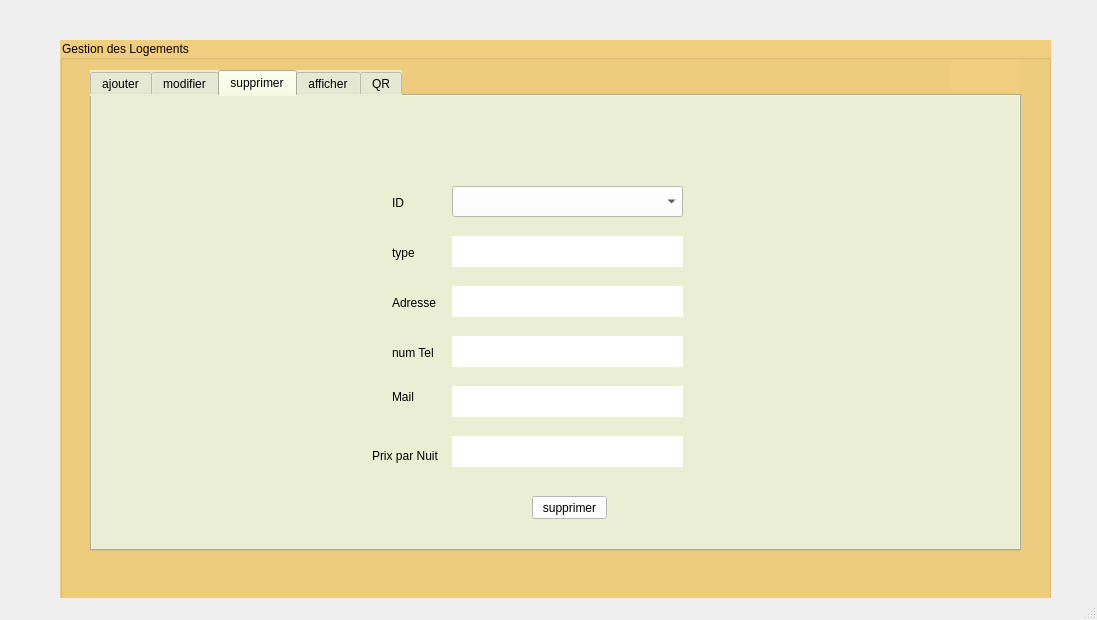
<?xml version="1.0" encoding="UTF-8"?>
<ui version="4.0">
 <class>MainWindow</class>
 <widget class="QMainWindow" name="MainWindow">
  <property name="geometry">
   <rect>
    <x>0</x>
    <y>0</y>
    <width>1097</width>
    <height>620</height>
   </rect>
  </property>
  <property name="windowTitle">
   <string>MainWindow</string>
  </property>
  <widget class="QWidget" name="centralwidget">
   <property name="styleSheet">
    <string notr="true"/>
   </property>
   <widget class="QGroupBox" name="groupBox">
    <property name="geometry">
     <rect>
      <x>60</x>
      <y>40</y>
      <width>991</width>
      <height>561</height>
     </rect>
    </property>
    <property name="styleSheet">
     <string notr="true">font: 10pt &quot;MS Shell Dlg 2&quot;;
background-color:#f1ce7f;</string>
    </property>
    <property name="title">
     <string>Gestion des Logements</string>
    </property>
    <widget class="QTabWidget" name="tabWidget">
     <property name="geometry">
      <rect>
       <x>30</x>
       <y>30</y>
       <width>931</width>
       <height>481</height>
      </rect>
     </property>
     <property name="styleSheet">
      <string notr="true">background-color:#eaefd3;</string>
     </property>
     <property name="currentIndex">
      <number>2</number>
     </property>
     <widget class="QWidget" name="tab">
      <property name="styleSheet">
       <string notr="true"/>
      </property>
      <attribute name="title">
       <string>ajouter</string>
      </attribute>
      <widget class="QLabel" name="label">
       <property name="geometry">
        <rect>
         <x>50</x>
         <y>30</y>
         <width>47</width>
         <height>14</height>
        </rect>
       </property>
       <property name="text">
        <string>ID</string>
       </property>
      </widget>
      <widget class="QLineEdit" name="ID">
       <property name="geometry">
        <rect>
         <x>100</x>
         <y>30</y>
         <width>113</width>
         <height>20</height>
        </rect>
       </property>
       <property name="styleSheet">
        <string notr="true">background-color:#FFFFFF;</string>
       </property>
      </widget>
      <widget class="QLabel" name="label_2">
       <property name="geometry">
        <rect>
         <x>40</x>
         <y>70</y>
         <width>47</width>
         <height>14</height>
        </rect>
       </property>
       <property name="text">
        <string>type</string>
       </property>
      </widget>
      <widget class="QLabel" name="label_3">
       <property name="geometry">
        <rect>
         <x>20</x>
         <y>110</y>
         <width>47</width>
         <height>14</height>
        </rect>
       </property>
       <property name="text">
        <string>Adresse</string>
       </property>
      </widget>
      <widget class="QLineEdit" name="adresse">
       <property name="geometry">
        <rect>
         <x>100</x>
         <y>110</y>
         <width>113</width>
         <height>20</height>
        </rect>
       </property>
       <property name="styleSheet">
        <string notr="true">background-color:#FFFFFF;</string>
       </property>
      </widget>
      <widget class="QLabel" name="label_4">
       <property name="geometry">
        <rect>
         <x>20</x>
         <y>150</y>
         <width>47</width>
         <height>14</height>
        </rect>
       </property>
       <property name="text">
        <string>num Tel</string>
       </property>
      </widget>
      <widget class="QLineEdit" name="Tel">
       <property name="geometry">
        <rect>
         <x>100</x>
         <y>150</y>
         <width>113</width>
         <height>20</height>
        </rect>
       </property>
       <property name="styleSheet">
        <string notr="true">background-color:#FFFFFF;</string>
       </property>
      </widget>
      <widget class="QLabel" name="label_5">
       <property name="geometry">
        <rect>
         <x>20</x>
         <y>200</y>
         <width>47</width>
         <height>14</height>
        </rect>
       </property>
       <property name="text">
        <string>Mail</string>
       </property>
      </widget>
      <widget class="QLineEdit" name="Mail">
       <property name="geometry">
        <rect>
         <x>100</x>
         <y>200</y>
         <width>113</width>
         <height>20</height>
        </rect>
       </property>
       <property name="styleSheet">
        <string notr="true">background-color:#FFFFFF;</string>
       </property>
      </widget>
      <widget class="QLabel" name="label_6">
       <property name="geometry">
        <rect>
         <x>0</x>
         <y>250</y>
         <width>121</width>
         <height>20</height>
        </rect>
       </property>
       <property name="text">
        <string>Prix par Nuit</string>
       </property>
      </widget>
      <widget class="QLineEdit" name="Prix">
       <property name="geometry">
        <rect>
         <x>100</x>
         <y>250</y>
         <width>113</width>
         <height>20</height>
        </rect>
       </property>
       <property name="styleSheet">
        <string notr="true">background-color:#FFFFFF;</string>
       </property>
      </widget>
      <widget class="QPushButton" name="Confirmer">
       <property name="geometry">
        <rect>
         <x>60</x>
         <y>310</y>
         <width>75</width>
         <height>23</height>
        </rect>
       </property>
       <property name="styleSheet">
        <string notr="true">background-color:#FFFFFF;</string>
       </property>
       <property name="text">
        <string>Ajouter</string>
       </property>
      </widget>
      <widget class="QPushButton" name="pushButton_2">
       <property name="geometry">
        <rect>
         <x>160</x>
         <y>310</y>
         <width>75</width>
         <height>23</height>
        </rect>
       </property>
       <property name="styleSheet">
        <string notr="true">background-color:#FFFFFF;</string>
       </property>
       <property name="text">
        <string>Anuler</string>
       </property>
      </widget>
      <widget class="QLabel" name="label_7">
       <property name="geometry">
        <rect>
         <x>20</x>
         <y>70</y>
         <width>47</width>
         <height>14</height>
        </rect>
       </property>
       <property name="text">
        <string>type</string>
       </property>
      </widget>
      <widget class="QLabel" name="label_9">
       <property name="geometry">
        <rect>
         <x>30</x>
         <y>30</y>
         <width>47</width>
         <height>14</height>
        </rect>
       </property>
       <property name="text">
        <string>ID</string>
       </property>
      </widget>
      <widget class="QLineEdit" name="lineEdit_6">
       <property name="geometry">
        <rect>
         <x>100</x>
         <y>30</y>
         <width>113</width>
         <height>20</height>
        </rect>
       </property>
      </widget>
      <widget class="QLabel" name="verifier1">
       <property name="geometry">
        <rect>
         <x>230</x>
         <y>20</y>
         <width>191</width>
         <height>31</height>
        </rect>
       </property>
       <property name="styleSheet">
        <string notr="true">color: rgb(255, 0, 0);</string>
       </property>
       <property name="text">
        <string/>
       </property>
      </widget>
      <widget class="QLabel" name="verifier3">
       <property name="geometry">
        <rect>
         <x>220</x>
         <y>100</y>
         <width>191</width>
         <height>31</height>
        </rect>
       </property>
       <property name="styleSheet">
        <string notr="true">color: rgb(255, 0, 0);</string>
       </property>
       <property name="text">
        <string/>
       </property>
      </widget>
      <widget class="QLabel" name="verifier5">
       <property name="geometry">
        <rect>
         <x>220</x>
         <y>190</y>
         <width>371</width>
         <height>31</height>
        </rect>
       </property>
       <property name="styleSheet">
        <string notr="true">color: rgb(255, 0, 0);</string>
       </property>
       <property name="text">
        <string/>
       </property>
      </widget>
      <widget class="QLabel" name="verifier6">
       <property name="geometry">
        <rect>
         <x>220</x>
         <y>240</y>
         <width>191</width>
         <height>31</height>
        </rect>
       </property>
       <property name="styleSheet">
        <string notr="true">color: rgb(255, 0, 0);</string>
       </property>
       <property name="text">
        <string/>
       </property>
      </widget>
      <widget class="QLabel" name="verifier4_2">
       <property name="geometry">
        <rect>
         <x>220</x>
         <y>150</y>
         <width>371</width>
         <height>31</height>
        </rect>
       </property>
       <property name="styleSheet">
        <string notr="true">color: rgb(255, 0, 0);</string>
       </property>
       <property name="text">
        <string/>
       </property>
      </widget>
      <widget class="QComboBox" name="comboBox_A">
       <property name="geometry">
        <rect>
         <x>100</x>
         <y>60</y>
         <width>181</width>
         <height>31</height>
        </rect>
       </property>
       <property name="styleSheet">
        <string notr="true">background-color:#FFFFFF;</string>
       </property>
       <item>
        <property name="text">
         <string>Hotel</string>
        </property>
       </item>
       <item>
        <property name="text">
         <string>Appartement</string>
        </property>
       </item>
       <item>
        <property name="text">
         <string>Maison</string>
        </property>
       </item>
      </widget>
      <zorder>lineEdit_6</zorder>
      <zorder>label</zorder>
      <zorder>ID</zorder>
      <zorder>label_2</zorder>
      <zorder>label_3</zorder>
      <zorder>adresse</zorder>
      <zorder>label_4</zorder>
      <zorder>Tel</zorder>
      <zorder>label_5</zorder>
      <zorder>Mail</zorder>
      <zorder>label_6</zorder>
      <zorder>Prix</zorder>
      <zorder>Confirmer</zorder>
      <zorder>pushButton_2</zorder>
      <zorder>label_7</zorder>
      <zorder>label_9</zorder>
      <zorder>verifier1</zorder>
      <zorder>verifier3</zorder>
      <zorder>verifier5</zorder>
      <zorder>verifier6</zorder>
      <zorder>verifier4_2</zorder>
      <zorder>comboBox_A</zorder>
     </widget>
     <widget class="QWidget" name="tab_2">
      <property name="styleSheet">
       <string notr="true"/>
      </property>
      <attribute name="title">
       <string>modifier</string>
      </attribute>
      <widget class="QLabel" name="label_11">
       <property name="geometry">
        <rect>
         <x>30</x>
         <y>40</y>
         <width>47</width>
         <height>14</height>
        </rect>
       </property>
       <property name="text">
        <string>ID</string>
       </property>
      </widget>
      <widget class="QLabel" name="label_12">
       <property name="geometry">
        <rect>
         <x>30</x>
         <y>80</y>
         <width>47</width>
         <height>14</height>
        </rect>
       </property>
       <property name="text">
        <string>type</string>
       </property>
      </widget>
      <widget class="QLabel" name="label_13">
       <property name="geometry">
        <rect>
         <x>20</x>
         <y>120</y>
         <width>47</width>
         <height>14</height>
        </rect>
       </property>
       <property name="text">
        <string>Adresse</string>
       </property>
      </widget>
      <widget class="QLabel" name="label_14">
       <property name="geometry">
        <rect>
         <x>20</x>
         <y>160</y>
         <width>47</width>
         <height>14</height>
        </rect>
       </property>
       <property name="text">
        <string>num Tel</string>
       </property>
      </widget>
      <widget class="QLabel" name="label_15">
       <property name="geometry">
        <rect>
         <x>30</x>
         <y>210</y>
         <width>47</width>
         <height>14</height>
        </rect>
       </property>
       <property name="text">
        <string>Mail</string>
       </property>
      </widget>
      <widget class="QLabel" name="label_16">
       <property name="geometry">
        <rect>
         <x>10</x>
         <y>250</y>
         <width>121</width>
         <height>20</height>
        </rect>
       </property>
       <property name="text">
        <string>Prix par Nuit</string>
       </property>
      </widget>
      <widget class="QLineEdit" name="adresse_M">
       <property name="geometry">
        <rect>
         <x>90</x>
         <y>120</y>
         <width>113</width>
         <height>20</height>
        </rect>
       </property>
       <property name="styleSheet">
        <string notr="true">background-color:#FFFFFF;</string>
       </property>
      </widget>
      <widget class="QLineEdit" name="Tel_M">
       <property name="geometry">
        <rect>
         <x>90</x>
         <y>160</y>
         <width>113</width>
         <height>20</height>
        </rect>
       </property>
       <property name="styleSheet">
        <string notr="true">background-color:#FFFFFF;</string>
       </property>
      </widget>
      <widget class="QLineEdit" name="mail_M">
       <property name="geometry">
        <rect>
         <x>90</x>
         <y>200</y>
         <width>113</width>
         <height>20</height>
        </rect>
       </property>
       <property name="styleSheet">
        <string notr="true">background-color:#FFFFFF;</string>
       </property>
      </widget>
      <widget class="QLineEdit" name="prix_M">
       <property name="geometry">
        <rect>
         <x>90</x>
         <y>250</y>
         <width>113</width>
         <height>20</height>
        </rect>
       </property>
       <property name="styleSheet">
        <string notr="true">background-color:#FFFFFF;</string>
       </property>
      </widget>
      <widget class="QPushButton" name="Modifier">
       <property name="geometry">
        <rect>
         <x>40</x>
         <y>310</y>
         <width>75</width>
         <height>23</height>
        </rect>
       </property>
       <property name="styleSheet">
        <string notr="true">background-color:#FFFFFF;</string>
       </property>
       <property name="text">
        <string>modifier</string>
       </property>
      </widget>
      <widget class="QPushButton" name="Annuler">
       <property name="geometry">
        <rect>
         <x>140</x>
         <y>310</y>
         <width>75</width>
         <height>23</height>
        </rect>
       </property>
       <property name="styleSheet">
        <string notr="true">background-color:#FFFFFF;</string>
       </property>
       <property name="text">
        <string>Anuler</string>
       </property>
      </widget>
      <widget class="QLabel" name="verifier9">
       <property name="geometry">
        <rect>
         <x>210</x>
         <y>110</y>
         <width>191</width>
         <height>31</height>
        </rect>
       </property>
       <property name="styleSheet">
        <string notr="true">color: rgb(255, 0, 0);</string>
       </property>
       <property name="text">
        <string/>
       </property>
      </widget>
      <widget class="QLabel" name="verifier10">
       <property name="geometry">
        <rect>
         <x>210</x>
         <y>150</y>
         <width>371</width>
         <height>31</height>
        </rect>
       </property>
       <property name="styleSheet">
        <string notr="true">color: rgb(255, 0, 0);</string>
       </property>
       <property name="text">
        <string/>
       </property>
      </widget>
      <widget class="QLabel" name="verifier11">
       <property name="geometry">
        <rect>
         <x>210</x>
         <y>190</y>
         <width>371</width>
         <height>31</height>
        </rect>
       </property>
       <property name="styleSheet">
        <string notr="true">color: rgb(255, 0, 0);</string>
       </property>
       <property name="text">
        <string/>
       </property>
      </widget>
      <widget class="QLabel" name="verifier12">
       <property name="geometry">
        <rect>
         <x>210</x>
         <y>240</y>
         <width>191</width>
         <height>31</height>
        </rect>
       </property>
       <property name="styleSheet">
        <string notr="true">color: rgb(255, 0, 0);</string>
       </property>
       <property name="text">
        <string/>
       </property>
      </widget>
      <widget class="QComboBox" name="comboBox_M">
       <property name="geometry">
        <rect>
         <x>90</x>
         <y>70</y>
         <width>181</width>
         <height>31</height>
        </rect>
       </property>
       <property name="styleSheet">
        <string notr="true">background-color:#FFFFFF;</string>
       </property>
       <item>
        <property name="text">
         <string>Hotel</string>
        </property>
       </item>
       <item>
        <property name="text">
         <string>Appartement</string>
        </property>
       </item>
       <item>
        <property name="text">
         <string>Maison</string>
        </property>
       </item>
      </widget>
      <widget class="QComboBox" name="cb_id_modiff">
       <property name="geometry">
        <rect>
         <x>90</x>
         <y>30</y>
         <width>201</width>
         <height>31</height>
        </rect>
       </property>
       <property name="styleSheet">
        <string notr="true">background-color:#FFFFFF;</string>
       </property>
      </widget>
     </widget>
     <widget class="QWidget" name="tab_3">
      <property name="styleSheet">
       <string notr="true"/>
      </property>
      <attribute name="title">
       <string>supprimer</string>
      </attribute>
      <widget class="QLabel" name="label_17">
       <property name="geometry">
        <rect>
         <x>300</x>
         <y>100</y>
         <width>47</width>
         <height>14</height>
        </rect>
       </property>
       <property name="text">
        <string>ID</string>
       </property>
      </widget>
      <widget class="QPushButton" name="supprimer">
       <property name="geometry">
        <rect>
         <x>440</x>
         <y>400</y>
         <width>75</width>
         <height>23</height>
        </rect>
       </property>
       <property name="styleSheet">
        <string notr="true">background-color:#FFFFFF;</string>
       </property>
       <property name="text">
        <string>supprimer</string>
       </property>
      </widget>
      <widget class="QComboBox" name="cb_id_supp">
       <property name="geometry">
        <rect>
         <x>360</x>
         <y>90</y>
         <width>231</width>
         <height>31</height>
        </rect>
       </property>
       <property name="styleSheet">
        <string notr="true">background-color:#FFFFFF;</string>
       </property>
      </widget>
      <widget class="QLabel" name="label_27">
       <property name="geometry">
        <rect>
         <x>300</x>
         <y>150</y>
         <width>47</width>
         <height>14</height>
        </rect>
       </property>
       <property name="text">
        <string>type</string>
       </property>
      </widget>
      <widget class="QLabel" name="label_28">
       <property name="geometry">
        <rect>
         <x>300</x>
         <y>200</y>
         <width>47</width>
         <height>14</height>
        </rect>
       </property>
       <property name="text">
        <string>Adresse</string>
       </property>
      </widget>
      <widget class="QLabel" name="label_29">
       <property name="geometry">
        <rect>
         <x>300</x>
         <y>250</y>
         <width>47</width>
         <height>14</height>
        </rect>
       </property>
       <property name="text">
        <string>num Tel</string>
       </property>
      </widget>
      <widget class="QLabel" name="label_30">
       <property name="geometry">
        <rect>
         <x>300</x>
         <y>290</y>
         <width>47</width>
         <height>21</height>
        </rect>
       </property>
       <property name="text">
        <string>Mail</string>
       </property>
      </widget>
      <widget class="QLabel" name="label_31">
       <property name="geometry">
        <rect>
         <x>280</x>
         <y>350</y>
         <width>71</width>
         <height>20</height>
        </rect>
       </property>
       <property name="text">
        <string>Prix par Nuit</string>
       </property>
      </widget>
      <widget class="QLabel" name="label_s_1">
       <property name="geometry">
        <rect>
         <x>360</x>
         <y>140</y>
         <width>231</width>
         <height>31</height>
        </rect>
       </property>
       <property name="styleSheet">
        <string notr="true">background-color:#FFFFFF;</string>
       </property>
       <property name="text">
        <string/>
       </property>
      </widget>
      <widget class="QLabel" name="label_s_2">
       <property name="geometry">
        <rect>
         <x>360</x>
         <y>190</y>
         <width>231</width>
         <height>31</height>
        </rect>
       </property>
       <property name="styleSheet">
        <string notr="true">background-color:#FFFFFF;</string>
       </property>
       <property name="text">
        <string/>
       </property>
      </widget>
      <widget class="QLabel" name="label_s_3">
       <property name="geometry">
        <rect>
         <x>360</x>
         <y>240</y>
         <width>231</width>
         <height>31</height>
        </rect>
       </property>
       <property name="styleSheet">
        <string notr="true">background-color:#FFFFFF;</string>
       </property>
       <property name="text">
        <string/>
       </property>
      </widget>
      <widget class="QLabel" name="label_s_4">
       <property name="geometry">
        <rect>
         <x>360</x>
         <y>290</y>
         <width>231</width>
         <height>31</height>
        </rect>
       </property>
       <property name="styleSheet">
        <string notr="true">background-color:#FFFFFF;</string>
       </property>
       <property name="text">
        <string/>
       </property>
      </widget>
      <widget class="QLabel" name="label_s_5">
       <property name="geometry">
        <rect>
         <x>360</x>
         <y>340</y>
         <width>231</width>
         <height>31</height>
        </rect>
       </property>
       <property name="styleSheet">
        <string notr="true">background-color:#FFFFFF;</string>
       </property>
       <property name="text">
        <string/>
       </property>
      </widget>
     </widget>
     <widget class="QWidget" name="tab_4">
      <property name="styleSheet">
       <string notr="true"/>
      </property>
      <attribute name="title">
       <string>afficher</string>
      </attribute>
      <widget class="QTableView" name="tableView">
       <property name="geometry">
        <rect>
         <x>100</x>
         <y>70</y>
         <width>721</width>
         <height>301</height>
        </rect>
       </property>
       <property name="styleSheet">
        <string notr="true">background-color:#FFFFFF;</string>
       </property>
      </widget>
      <widget class="QComboBox" name="comboBox">
       <property name="geometry">
        <rect>
         <x>220</x>
         <y>420</y>
         <width>461</width>
         <height>21</height>
        </rect>
       </property>
       <property name="styleSheet">
        <string notr="true">background-color:#FFFFFF;</string>
       </property>
       <item>
        <property name="text">
         <string>afficher</string>
        </property>
       </item>
       <item>
        <property name="text">
         <string>Trie par ID par ordre croissant</string>
        </property>
       </item>
       <item>
        <property name="text">
         <string>Trie par ID par ordre decroissant</string>
        </property>
       </item>
       <item>
        <property name="text">
         <string>Trie par Prix par ordre croissant</string>
        </property>
       </item>
       <item>
        <property name="text">
         <string>Trie par Prix par ordre decroissant</string>
        </property>
       </item>
       <item>
        <property name="text">
         <string>Trier par Adresse par ordre croissant</string>
        </property>
       </item>
       <item>
        <property name="text">
         <string>Trier par Adresse par ordre decroissant</string>
        </property>
       </item>
       <item>
        <property name="text">
         <string>Trier les Hotels par ID par ordre croissant</string>
        </property>
       </item>
       <item>
        <property name="text">
         <string>Trier les Hotels par ID par ordre decroissant</string>
        </property>
       </item>
       <item>
        <property name="text">
         <string>Trier les Hotels par Prix par ordre croissant</string>
        </property>
       </item>
       <item>
        <property name="text">
         <string>Trier les Hotels par Prix par ordre decroissant</string>
        </property>
       </item>
       <item>
        <property name="text">
         <string>Trier les Hotels par Adresse par ordre croissant</string>
        </property>
       </item>
       <item>
        <property name="text">
         <string>Trier les Hotels par Adresse par ordre decroissant</string>
        </property>
       </item>
       <item>
        <property name="text">
         <string>Trier les Appartements par ID par ordre croissant</string>
        </property>
       </item>
       <item>
        <property name="text">
         <string>Trier les Appartements par ID par ordre decroissant</string>
        </property>
       </item>
       <item>
        <property name="text">
         <string>Trier les Appartements par Prix par ordre croissant</string>
        </property>
       </item>
       <item>
        <property name="text">
         <string>Trier les Appartements par Prix par ordre decroissant</string>
        </property>
       </item>
       <item>
        <property name="text">
         <string>Trier les Appartements par Adresse par ordre croissant</string>
        </property>
       </item>
       <item>
        <property name="text">
         <string>Trier les Appartements par Adresse par ordre decroissant</string>
        </property>
       </item>
       <item>
        <property name="text">
         <string>Trier les Maisons par ID par ordre croissant</string>
        </property>
       </item>
       <item>
        <property name="text">
         <string>Trier les Maisons par ID par ordre decroissant</string>
        </property>
       </item>
       <item>
        <property name="text">
         <string>Trier les Maisons par Prix par ordre croissant</string>
        </property>
       </item>
       <item>
        <property name="text">
         <string>Trier les Maisons par Prix par ordre decroissant</string>
        </property>
       </item>
       <item>
        <property name="text">
         <string>Trier les Maisons par Adresse par ordre croissant</string>
        </property>
       </item>
       <item>
        <property name="text">
         <string>Trier les Maisons par Adresse par ordre decroissant</string>
        </property>
       </item>
      </widget>
      <widget class="QPushButton" name="PDF">
       <property name="geometry">
        <rect>
         <x>390</x>
         <y>390</y>
         <width>111</width>
         <height>23</height>
        </rect>
       </property>
       <property name="styleSheet">
        <string notr="true">background-color:#FFFFFF;</string>
       </property>
       <property name="text">
        <string>PDF</string>
       </property>
      </widget>
      <widget class="QPushButton" name="stats">
       <property name="geometry">
        <rect>
         <x>50</x>
         <y>380</y>
         <width>101</width>
         <height>23</height>
        </rect>
       </property>
       <property name="styleSheet">
        <string notr="true">background-color:#FFFFFF;</string>
       </property>
       <property name="text">
        <string>stats</string>
       </property>
      </widget>
      <widget class="QLineEdit" name="le_chercher">
       <property name="geometry">
        <rect>
         <x>160</x>
         <y>20</y>
         <width>511</width>
         <height>31</height>
        </rect>
       </property>
       <property name="styleSheet">
        <string notr="true">background-color:#FFFFFF;</string>
       </property>
      </widget>
      <widget class="QPushButton" name="Chercher">
       <property name="geometry">
        <rect>
         <x>690</x>
         <y>20</y>
         <width>121</width>
         <height>31</height>
        </rect>
       </property>
       <property name="styleSheet">
        <string notr="true">background-color:#FFFFFF;</string>
       </property>
       <property name="text">
        <string>rechercher</string>
       </property>
      </widget>
      <widget class="QPushButton" name="Refresh">
       <property name="geometry">
        <rect>
         <x>100</x>
         <y>40</y>
         <width>31</width>
         <height>31</height>
        </rect>
       </property>
       <property name="styleSheet">
        <string notr="true">background-color:#FFFFFF;</string>
       </property>
       <property name="text">
        <string>R</string>
       </property>
      </widget>
      <widget class="QPushButton" name="video">
       <property name="geometry">
        <rect>
         <x>720</x>
         <y>390</y>
         <width>111</width>
         <height>23</height>
        </rect>
       </property>
       <property name="styleSheet">
        <string notr="true">background-color:#FFFFFF;</string>
       </property>
       <property name="text">
        <string>video player</string>
       </property>
      </widget>
     </widget>
     <widget class="QWidget" name="tab_5">
      <attribute name="title">
       <string>QR</string>
      </attribute>
      <widget class="QGraphicsView" name="graphicsView">
       <property name="geometry">
        <rect>
         <x>560</x>
         <y>70</y>
         <width>311</width>
         <height>291</height>
        </rect>
       </property>
       <property name="styleSheet">
        <string notr="true">background-color:#FFFFFF;</string>
       </property>
      </widget>
      <widget class="QLabel" name="label_18">
       <property name="geometry">
        <rect>
         <x>110</x>
         <y>70</y>
         <width>47</width>
         <height>14</height>
        </rect>
       </property>
       <property name="text">
        <string>ID</string>
       </property>
      </widget>
      <widget class="QComboBox" name="cb_id_QR">
       <property name="geometry">
        <rect>
         <x>170</x>
         <y>60</y>
         <width>201</width>
         <height>31</height>
        </rect>
       </property>
       <property name="styleSheet">
        <string notr="true">background-color:#FFFFFF;</string>
       </property>
      </widget>
      <widget class="QLabel" name="label_19">
       <property name="geometry">
        <rect>
         <x>110</x>
         <y>120</y>
         <width>47</width>
         <height>14</height>
        </rect>
       </property>
       <property name="text">
        <string>type</string>
       </property>
      </widget>
      <widget class="QLabel" name="label_20">
       <property name="geometry">
        <rect>
         <x>110</x>
         <y>170</y>
         <width>47</width>
         <height>14</height>
        </rect>
       </property>
       <property name="text">
        <string>Adresse</string>
       </property>
      </widget>
      <widget class="QLabel" name="label_21">
       <property name="geometry">
        <rect>
         <x>110</x>
         <y>220</y>
         <width>47</width>
         <height>14</height>
        </rect>
       </property>
       <property name="text">
        <string>num Tel</string>
       </property>
      </widget>
      <widget class="QLabel" name="label_22">
       <property name="geometry">
        <rect>
         <x>110</x>
         <y>270</y>
         <width>47</width>
         <height>14</height>
        </rect>
       </property>
       <property name="text">
        <string>Mail</string>
       </property>
      </widget>
      <widget class="QLabel" name="label_23">
       <property name="geometry">
        <rect>
         <x>90</x>
         <y>310</y>
         <width>121</width>
         <height>20</height>
        </rect>
       </property>
       <property name="text">
        <string>Prix par Nuit</string>
       </property>
      </widget>
      <widget class="QLabel" name="label_8">
       <property name="geometry">
        <rect>
         <x>170</x>
         <y>110</y>
         <width>201</width>
         <height>31</height>
        </rect>
       </property>
       <property name="styleSheet">
        <string notr="true">background-color:#FFFFFF;</string>
       </property>
       <property name="text">
        <string/>
       </property>
      </widget>
      <widget class="QLabel" name="label_10">
       <property name="geometry">
        <rect>
         <x>170</x>
         <y>160</y>
         <width>201</width>
         <height>31</height>
        </rect>
       </property>
       <property name="styleSheet">
        <string notr="true">background-color:#FFFFFF;</string>
       </property>
       <property name="text">
        <string/>
       </property>
      </widget>
      <widget class="QLabel" name="label_24">
       <property name="geometry">
        <rect>
         <x>170</x>
         <y>210</y>
         <width>201</width>
         <height>31</height>
        </rect>
       </property>
       <property name="styleSheet">
        <string notr="true">background-color:#FFFFFF;</string>
       </property>
       <property name="text">
        <string/>
       </property>
      </widget>
      <widget class="QLabel" name="label_25">
       <property name="geometry">
        <rect>
         <x>170</x>
         <y>260</y>
         <width>201</width>
         <height>31</height>
        </rect>
       </property>
       <property name="styleSheet">
        <string notr="true">background-color:#FFFFFF;</string>
       </property>
       <property name="text">
        <string/>
       </property>
      </widget>
      <widget class="QLabel" name="label_26">
       <property name="geometry">
        <rect>
         <x>170</x>
         <y>310</y>
         <width>201</width>
         <height>31</height>
        </rect>
       </property>
       <property name="styleSheet">
        <string notr="true">background-color:#FFFFFF;</string>
       </property>
       <property name="text">
        <string/>
       </property>
      </widget>
     </widget>
    </widget>
    <widget class="QLabel" name="label_clock">
     <property name="geometry">
      <rect>
       <x>890</x>
       <y>20</y>
       <width>71</width>
       <height>31</height>
      </rect>
     </property>
     <property name="styleSheet">
      <string notr="true"/>
     </property>
     <property name="text">
      <string/>
     </property>
    </widget>
   </widget>
  </widget>
  <widget class="QMenuBar" name="menubar">
   <property name="geometry">
    <rect>
     <x>0</x>
     <y>0</y>
     <width>1097</width>
     <height>22</height>
    </rect>
   </property>
  </widget>
  <widget class="QStatusBar" name="statusbar"/>
 </widget>
 <resources/>
 <connections/>
</ui>
